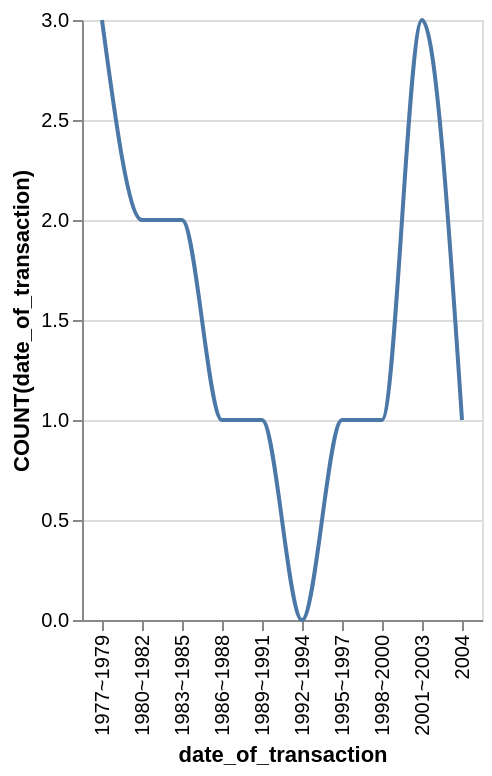

The specification (Vega-Lite) saved for this image:
### Vega-Lite specification from a JSON file in a GitHub repository (floating-point values rounded to 4 significant figures)
{"data": {"values": [{"x_data": "1977~1979", "y_data": 3}, {"x_data": "1980~1982", "y_data": 2}, {"x_data": "1983~1985", "y_data": 2}, {"x_data": "1986~1988", "y_data": 1}, {"x_data": "1989~1991", "y_data": 1}, {"x_data": "1992~1994", "y_data": 0}, {"x_data": "1995~1997", "y_data": 1}, {"x_data": "1998~2000", "y_data": 1}, {"x_data": "2001~2003", "y_data": 3}, {"x_data": "2004", "y_data": 1}]}, "mark": {"type": "line", "interpolate": "monotone"}, "encoding": {"x": {"field": "x_data", "type": "nominal", "title": "date_of_transaction", "sort": "ascending"}, "y": {"field": "y_data", "type": "quantitative", "title": "COUNT(date_of_transaction)"}}}
